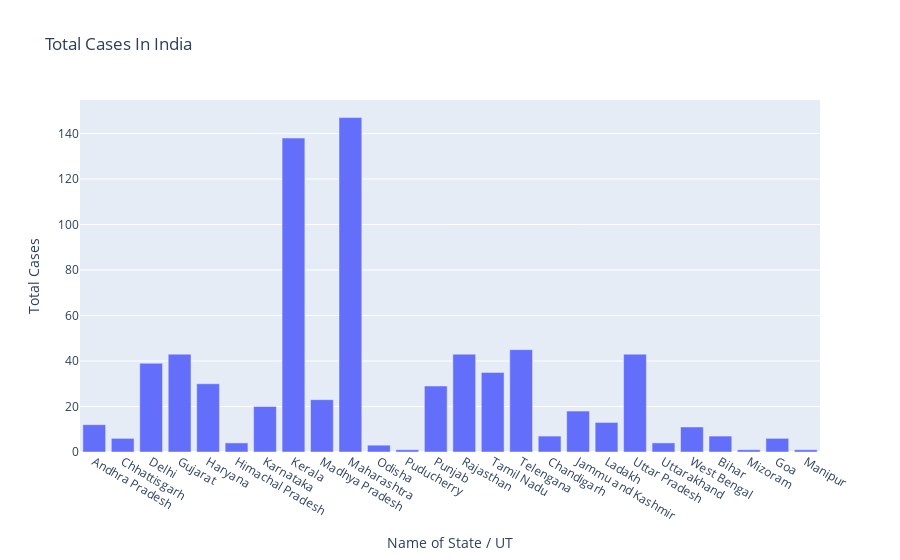

Here is the notebook cell this chart was saved with:
### Markdown cell above
## Object Oriented Visualization

### Code cell
# Matplotlib Object Oriented Visualization

state = df['Name of State / UT']
total_cases = df['Total Cases']

fig = plt.figure(figsize=(16,6))
axes = fig.add_axes([0,0,1,1])
axes.bar(state, total_cases)
axes.set_title('Total Cases In India', fontsize=25)
axes.set_xlabel('Name of State / UT', fontsize=20)
axes.set_ylabel('Total Cases', fontsize=20)
plt.xticks(rotation=90)

plt.show()


# Plotly Object Oriented Visualization
fig = go.Figure()
fig.add_trace(go.Bar(x=state, y=total_cases))
fig.update_layout(title='Total Cases In India', xaxis=dict(title='Name of State / UT'), yaxis=dict(title='Total Cases'))

### Figure 1 — Plotly figure (JSON) as saved in the notebook; plotly's stock layout.template omitted (floating-point values rounded to 4 significant figures)
{"data": [{"type": "bar", "x": ["Andhra Pradesh", "Chhattisgarh", "Delhi", "Gujarat", "Haryana", "Himachal Pradesh", "Karnataka", "Kerala", "Madhya Pradesh", "Maharashtra", "Odisha", "Puducherry", "Punjab", "Rajasthan", "Tamil Nadu", "Telengana", "Chandigarh", "Jammu and Kashmir", "Ladakh", "Uttar Pradesh", "Uttarakhand", "West Bengal", "Bihar", "Mizoram", "Goa", "Manipur"], "y": [12, 6, 39, 43, 30, 4, 20, 138, 23, 147, 3, 1, 29, 43, 35, 45, 7, 18, 13, 43, 4, 11, 7, 1, 6, 1]}], "layout": {"title": {"text": "Total Cases In India"}, "xaxis": {"title": {"text": "Name of State / UT"}}, "yaxis": {"title": {"text": "Total Cases"}}}}
